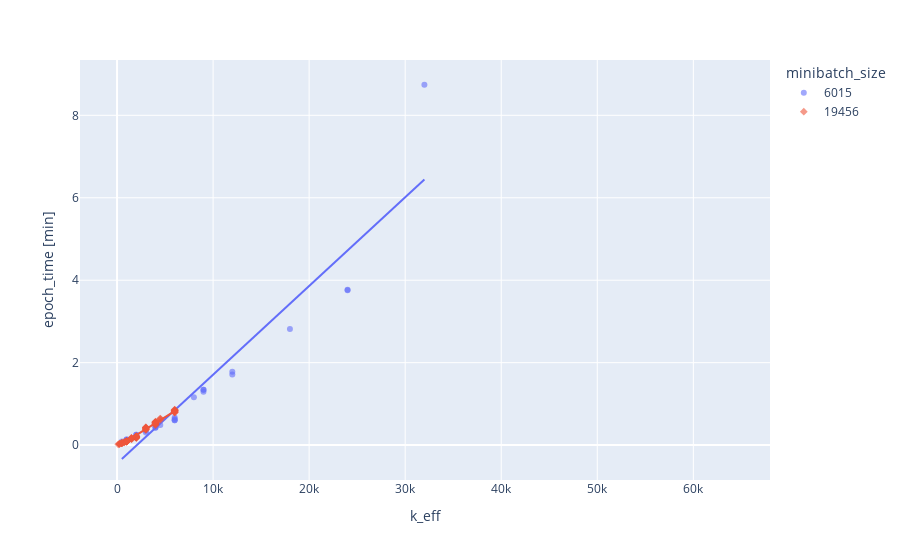

Here is the notebook cell this chart was saved with:
### Code cell
df['k_eff'] = df['k1'] * df['k2'] * df['k3']
df['minibatch_size'] = df['minibatch_size'].astype(str)
# df['projected_time [hr]'] = df['epoch_time [min]'] * df['epoch'] / 60

fig = px.scatter(df, x='k_eff', y='epoch_time [min]',
                 color='minibatch_size', symbol='minibatch_size', opacity=0.6,
                 trendline="ols", hover_data=['k1','k2','k3'])
fig.show()
